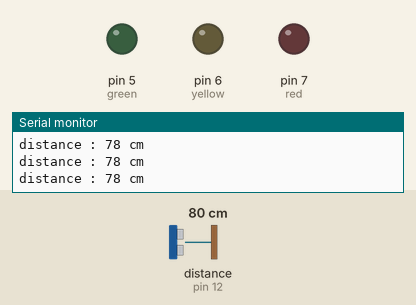
The sketch below on a simulated Arduino Uno, built with avr-gcc and run on an emulated ATmega328P. Parts: output pins drawn as LEDs (lit = HIGH), the last lines printed to the serial monitor. Wiring (inferred from the names in the program): ultrasonic range finder: trigger pin 11; echo pin 12. The test bench sets the inputs (shaded band); at power-on: distance to the obstacle (sensor on pin 12) 80 cm. The echo pulse lasts 58.3 µs per cm; pins used as bus, display or sensor lines are not drawn.

Above: at 1.3 s.
1.4 s: distance to the obstacle (sensor on pin 12) set to 34 cm
3.2 s: distance to the obstacle (sensor on pin 12) set to 29 cm
At 5.1 s:
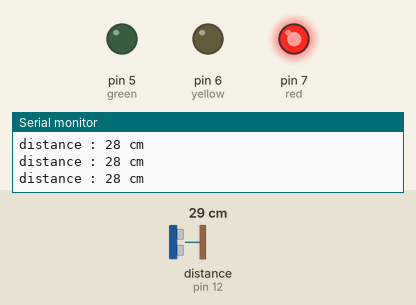
5.5 s: distance to the obstacle (sensor on pin 12) set to 22 cm
7.2 s: distance to the obstacle (sensor on pin 12) set to 19 cm
At 8.8 s:
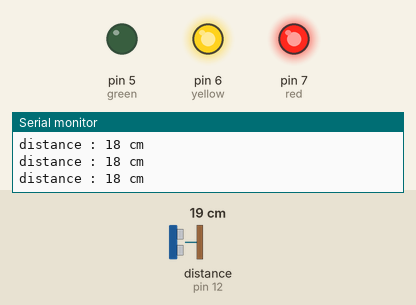
9.5 s: distance to the obstacle (sensor on pin 12) set to 12 cm
11.2 s: distance to the obstacle (sensor on pin 12) set to 9 cm
At 13.5 s:
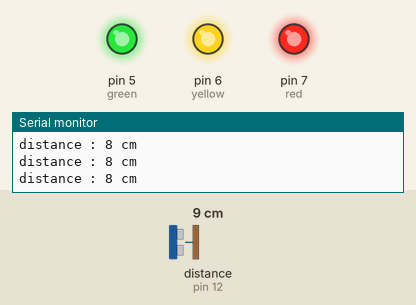
Timing chart, 0 to 14.5 s (numbered marks = the images above; inputs shaded):
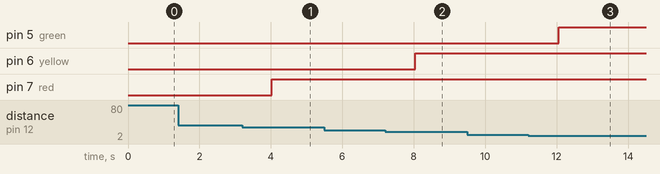

The sketch:

02_sonic_led.ino
```cpp
int trigPin=11;  //아두이노가 전류를 넣어 초음파를 발사하게 하는 핀
int echoPin=12;  //수신부로 입력된 초음파를 받는 핀
int red=7;
int yellow=6;
int green=5;

void setup() {
  Serial.begin(9600);
  pinMode(trigPin, OUTPUT);
  pinMode(echoPin, INPUT);
  pinMode(red, OUTPUT);
  pinMode(yellow, OUTPUT);
  pinMode(green, OUTPUT);
}

void loop() {
  unsigned long distance; //초음파가 발사되어 돌아온 시간

  //초음파 발생시킴 : 10us 동안 전류를 trigPin에 출력
  digitalWrite(trigPin, LOW);
  delayMicroseconds(2);       //초기화
  digitalWrite(trigPin, HIGH);
  delayMicroseconds(10);
  digitalWrite(trigPin, LOW);

  //돌아온 초음파를 분석하여 거리 계산
  distance = pulseIn(echoPin, HIGH)/2 * 0.034;
        //왕복시간이므로 반으로 나눈다 : 반환값은 unsigned long
        //cm와 microsecond의 단위를 통일시켜야 함
        //1m = 100cm : 340m --> 34000cm
        //1s = 1,000,000us
        //34000/1000000 --> 0.034cm/us

  //화면 출력
  Serial.print("distance : ");  Serial.print(distance);
  Serial.println(" cm");  delay(500);

  if(distance<10){           //거리가 10cm미만일 경우
    digitalWrite(red, HIGH);  //빨강, 노랑, 초록 LED를 켠다.
    digitalWrite(yellow, HIGH);
    digitalWrite(green, HIGH);
  } else if(distance<20){    //거리가 10cm~20cm미만일 경우
    digitalWrite(red, HIGH);  //빨강, 노랑만 켜기
    digitalWrite(yellow, HIGH);
    digitalWrite(green, LOW);
  } else if(distance<30){    //거리가 12cm~30cm미만일 경우
    digitalWrite(red, HIGH);  //빨강색만 켜기
    digitalWrite(yellow, LOW);
    digitalWrite(green, LOW);
  } else{                    //거리가 30cm이상일 경우
    digitalWrite(red, LOW);   //모든 LED 끄기
    digitalWrite(yellow, LOW);
    digitalWrite(green, LOW);
  }
}
```

Measured:
- the behaviour switches between 31 and 30 cm on distance to the obstacle (sensor on pin 12) (found by bisection; images 0 and 1)
- the behaviour switches between 21 and 20 cm on distance to the obstacle (sensor on pin 12) (found by bisection; images 1 and 2)
- the behaviour switches between 11 and 10 cm on distance to the obstacle (sensor on pin 12) (found by bisection; images 2 and 3)
- after the input at 3.2 s, pin 7 (red): LOW → HIGH after 0.83 s
- after the input at 7.2 s, pin 6 (yellow): LOW → HIGH after 0.85 s
- after the input at 11.2 s, pin 5 (green): LOW → HIGH after 0.86 s
